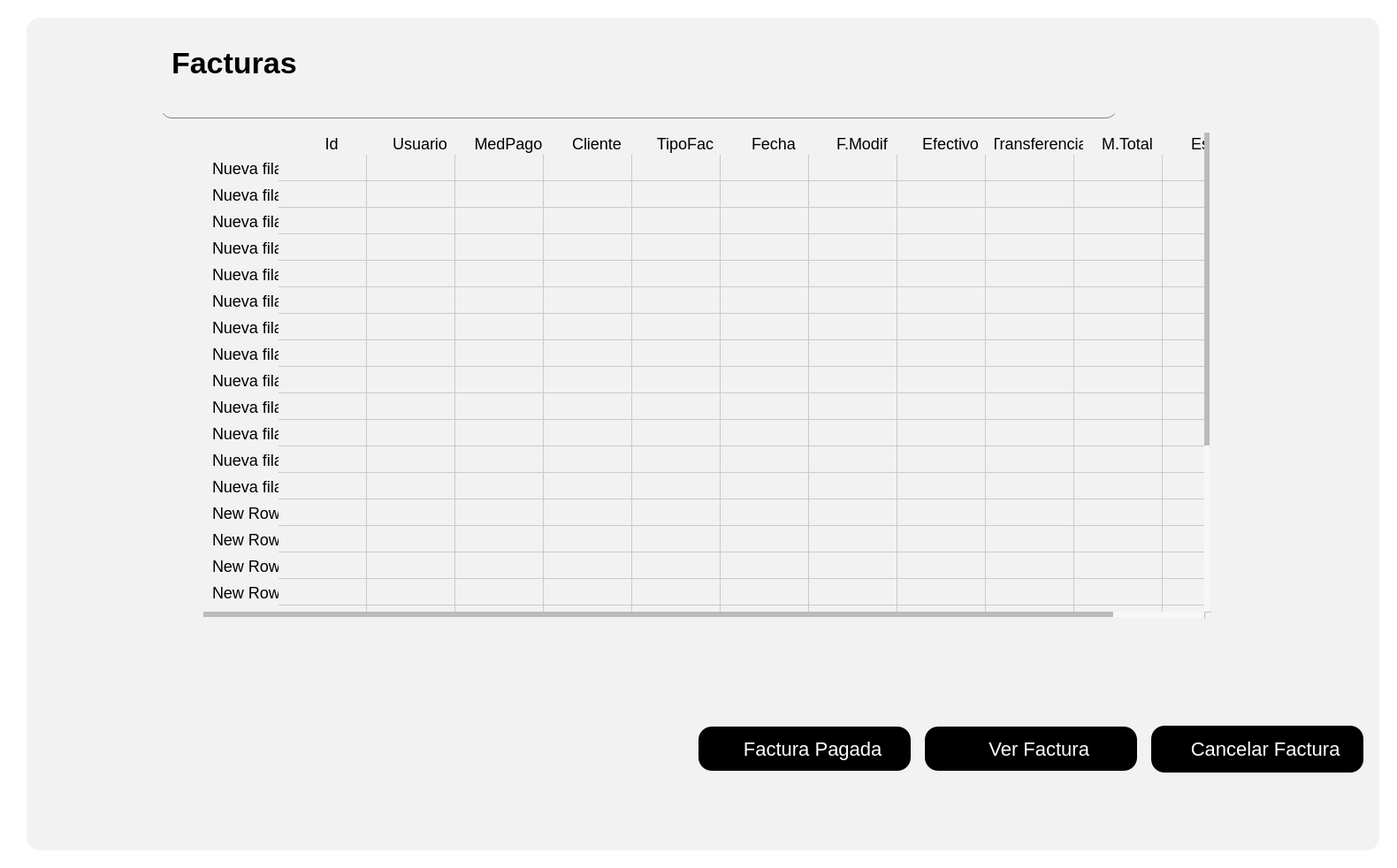
<?xml version="1.0" encoding="UTF-8"?>
<ui version="4.0">
 <class>Form</class>
 <widget class="QWidget" name="Form">
  <property name="geometry">
   <rect>
    <x>0</x>
    <y>0</y>
    <width>1580</width>
    <height>982</height>
   </rect>
  </property>
  <property name="sizePolicy">
   <sizepolicy hsizetype="Preferred" vsizetype="Fixed">
    <horstretch>0</horstretch>
    <verstretch>0</verstretch>
   </sizepolicy>
  </property>
  <property name="windowTitle">
   <string>Form</string>
  </property>
  <property name="styleSheet">
   <string notr="true">background-color: rgb(255, 255, 255);
</string>
  </property>
  <layout class="QGridLayout" name="gridLayout_2">
   <item row="0" column="0">
    <widget class="QWidget" name="Contenedor" native="true">
     <property name="styleSheet">
      <string notr="true">
QPushButton {
    background-color: black; /* Fondo blanco */
    border: none; /* Sin borde ni decoración inicial */
    color:  white; /* Color del texto */
    border-radius: 15px; /* Bordes circulares */
    padding: 5px 10px; /* Espaciado interno para mejor apariencia */
	height: 40px; /* Altura del botón */
    text-align: center; /* Alinea el texto del botón a la izquierda */
    font-size: 18px; /* Tamaño de fuente */
	margin-top:20px;
}

QPushButton:hover {
    background-color: rgb(106, 106, 106); /* Gris claro al pasar el mouse */
    cursor: pointer; /* Cursor de mano al pasar sobre el botón */
}

QToolButton {
    background-color: white; /* Fondo blanco */
    border: none; /* Sin borde ni decoración inicial */
    color:  rgb(50, 50, 50); /* Color del texto */
    border-radius: 15px; /* Bordes circulares */
    padding: 5px 10px; /* Espaciado interno para mejor apariencia */
	height: 40px; /* Altura del botón */
    text-align: left; /* Alinea el texto del botón a la izquierda */
    font-size: 18px; /* Tamaño de fuente */
    cursor: pointer;
}

QToolButton:hover {
    background-color: #f2f2f2; /* Gris claro al pasar el mouse */
    cursor: pointer;
}
QLineEdit {
    background-color: rgb(255, 255, 255); /* Fondo blanco */
    border: none; /* Sin bordes visibles */
    padding: 4px; /* Espaciado interno entre el texto y los bordes */
    margin-right: 5px; /* Espaciado externo solo a la derecha */
    border-radius: 10px; /* Bordes redondeados */
    color: black; /* Texto negro */
    text-align: left; /* Texto alineado a la izquierda */
    font-size: 18px; /* Tamaño del texto */
}

/* Cuando el QLineEdit está enfocado (se está escribiendo) */
QLineEdit:focus {
    background-color: rgb(230, 230, 250); /* Color de fondo cuando el campo está activo */
    border: 1px solid rgb(0, 0, 0); /* Borde negro al estar activo */
}

QLabel {
    font-size: 20px; /* Tamaño de fuente */
    color:  black; /* Color del texto */
    margin-right: 10px; /* Espaciado a la derecha */
    padding: 5px; /* Espaciado interno */
    text-align: left; /* Alineación del texto a la izquierda */
}
QTableWidget {
    border: none;
    background-color: #ffffff; /* Fondo blanco para la tabla */
    box-shadow: 0 4px 8px rgba(0, 0, 0, 0.1); /* Sombra suave alrededor de la tabla */
}

QTableWidget::item {
    background-color: #f2f2f2; 
    border: none; 
    transition: background-color 0.3s ease; /* Suavizado de transición de color de fondo */
    pointer-events: none; /* Desactiva la interacción con las celdas (como editar) */
}

QTableWidget::item:selected {
    background-color: #aad4ff; /* Color azul claro para celdas seleccionadas */
    color: black; /* Texto negro para celdas seleccionadas */
}

QTableWidget::item:hover {
    background-color: #e6e6e6; /* Color de fondo al pasar el cursor sobre las celdas */
}

QHeaderView::section {
    border: none; 
    background-color: #f2f2f2; 
    font-weight: normal; /* No negritas */
    text-align: center; /* Centrado del texto en los encabezados */
    box-shadow: 0 2px 4px rgba(0, 0, 0, 0.1); /* Sombra suave para los encabezados */
}

QHeaderView::section:focus {
    background-color: #f2f2f2; /* Sin color de fondo cuando está en foco */
    border: none; /* Sin borde cuando está en foco */
}

QTableWidget::item:focus {
    border: none; /* Sin borde cuando las celdas tienen el foco */
    background-color: #f2f2f2; /* Mantener el fondo sin color azul */
}

QTableCornerButton::section {
    background-color: #f2f2f2; 
    border: none; 
}

QTableWidget::verticalHeader {
    background-color: #f2f2f2;
    border: none;
    font-weight: normal; /* No negritas */
}

QTableWidget::item:hover {
    background-color: #e6e6e6; /* Color de fondo al pasar el cursor sobre las celdas */
}

/* Personalización de la barra de desplazamiento */
QScrollBar:vertical {
    border: none;
    background: #f7f7f7; /* Fondo de la barra */
    width: 8px; /* Barra más delgada */
    border-radius: 4px; /* Bordes más redondeados */
}

QScrollBar::handle:vertical {
    background: #bbb; /* Fondo del control deslizante */
    min-height: 20px; /* Control deslizante más delgado */
    border-radius: 4px; /* Bordes redondeados */
    transition: background-color 0.3s ease; /* Transición suave para el cambio de color */
}

QScrollBar::handle:vertical:hover {
    background: #888; /* Color más oscuro cuando el control deslizante está siendo desplazado */
}

QScrollBar::add-line:vertical, QScrollBar::sub-line:vertical {
    border: none;
    background: #f2f2f2; /* Fondo para los botones de la barra */
    height: 0px; /* Sin altura para los botones */
}

QScrollBar:horizontal {
    border: none;
    background: #f7f7f7; /* Fondo de la barra */
    height: 8px; /* Barra más delgada */
    border-radius: 4px; /* Bordes más redondeados */
}

QScrollBar::handle:horizontal {
    background: #bbb; /* Fondo del control deslizante */
    min-width: 20px; /* Control deslizante más delgado */
    border-radius: 4px; /* Bordes redondeados */
    transition: background-color 0.3s ease; /* Transición suave para el cambio de color */
}

QScrollBar::handle:horizontal:hover {
    background: #888; /* Color más oscuro cuando el control deslizante está siendo desplazado */
}

QScrollBar::add-line:horizontal, QScrollBar::sub-line:horizontal {
    border: none;
    background: #f2f2f2; /* Fondo para los botones de la barra */
    width: 0px; /* Sin ancho para los botones */
}


</string>
     </property>
     <layout class="QHBoxLayout" name="horizontalLayout_2">
      <item>
       <widget class="QStackedWidget" name="Contenido">
        <property name="styleSheet">
         <string notr="true">margin-left:10px;
border-radius:15px;
background-color: #f2f2f2; 
</string>
        </property>
        <widget class="QWidget" name="ContenidoPage1">
         <layout class="QVBoxLayout" name="verticalLayout_2">
          <item>
           <widget class="QWidget" name="widget" native="true">
            <property name="styleSheet">
             <string notr="true"/>
            </property>
            <layout class="QVBoxLayout" name="verticalLayout_3">
             <item>
              <widget class="QFrame" name="frame_2">
               <property name="sizePolicy">
                <sizepolicy hsizetype="Preferred" vsizetype="Preferred">
                 <horstretch>0</horstretch>
                 <verstretch>0</verstretch>
                </sizepolicy>
               </property>
               <property name="minimumSize">
                <size>
                 <width>1200</width>
                 <height>50</height>
                </size>
               </property>
               <property name="styleSheet">
                <string notr="true"/>
               </property>
               <layout class="QGridLayout" name="gridLayout_3">
                <item row="0" column="0">
                 <widget class="QLabel" name="LabelProductos">
                  <property name="styleSheet">
                   <string notr="true">#LabelProductos {
    font-weight: bold; /* Negrita */
    font-size: 34px; /* Tamaño de fuente */
}
</string>
                  </property>
                  <property name="text">
                   <string>Facturas</string>
                  </property>
                 </widget>
                </item>
                <item row="1" column="0">
                 <widget class="QLineEdit" name="InputBuscador">
                  <property name="sizePolicy">
                   <sizepolicy hsizetype="Fixed" vsizetype="Fixed">
                    <horstretch>0</horstretch>
                    <verstretch>0</verstretch>
                   </sizepolicy>
                  </property>
                  <property name="minimumSize">
                   <size>
                    <width>1100</width>
                    <height>0</height>
                   </size>
                  </property>
                  <property name="styleSheet">
                   <string notr="true">QLineEdit {
    border: none;
    border-bottom: 0.5px solid gray;
}

QLineEdit:focus {
    border: none;
    border-bottom: 1.5px solid black; /* Cambia el color y grosor según desees */
}
</string>
                  </property>
                  <property name="text">
                   <string/>
                  </property>
                 </widget>
                </item>
                <item row="1" column="1">
                 <widget class="QLabel" name="label_11">
                  <property name="sizePolicy">
                   <sizepolicy hsizetype="Fixed" vsizetype="Fixed">
                    <horstretch>0</horstretch>
                    <verstretch>0</verstretch>
                   </sizepolicy>
                  </property>
                  <property name="maximumSize">
                   <size>
                    <width>50</width>
                    <height>35</height>
                   </size>
                  </property>
                  <property name="text">
                   <string/>
                  </property>
                  <property name="pixmap">
                   <pixmap>../../assets/iconos/buscar.png</pixmap>
                  </property>
                  <property name="scaledContents">
                   <bool>true</bool>
                  </property>
                 </widget>
                </item>
               </layout>
              </widget>
             </item>
             <item alignment="Qt::AlignHCenter|Qt::AlignVCenter">
              <widget class="QTableWidget" name="TablaFacturas">
               <property name="sizePolicy">
                <sizepolicy hsizetype="Fixed" vsizetype="Fixed">
                 <horstretch>0</horstretch>
                 <verstretch>0</verstretch>
                </sizepolicy>
               </property>
               <property name="minimumSize">
                <size>
                 <width>1150</width>
                 <height>550</height>
                </size>
               </property>
               <property name="font">
                <font>
                 <family>MS Shell Dlg 2</family>
                 <pointsize>11</pointsize>
                 <weight>75</weight>
                 <bold>true</bold>
                </font>
               </property>
               <property name="styleSheet">
                <string notr="true">
QTableWidget {
    border: none;
    box-shadow: 0 4px 8px rgba(0, 0, 0, 0.1); /* Sombra suave alrededor de la tabla */
}

QTableWidget::item {
    background-color: #f2f2f2; 
    border: none; 
    font-size: 18px; /* Tamaño de letra */
    transition: background-color 0.3s ease; /* Suavizado de transición de color de fondo */
    pointer-events: none; /* Desactiva la interacción con las celdas (como editar) */
}

QTableWidget::item:selected {
    background-color: #aad4ff; /* Color azul claro para celdas seleccionadas */
    color: black; /* Texto negro para celdas seleccionadas */
}

QTableWidget::item:hover {
    background-color: #e6e6e6; /* Color de fondo al pasar el cursor sobre las celdas */
}

QHeaderView::section {
    border: none; 
    background-color: #f2f2f2; 
    font-size: 18px; /* Tamaño de letra */
    font-weight: normal; /* No negritas */
    text-align: center; /* Centrado del texto en los encabezados */
    box-shadow: 0 2px 4px rgba(0, 0, 0, 0.1); /* Sombra suave para los encabezados */
}

QHeaderView::section:focus {
    background-color: #f2f2f2; /* Sin color de fondo cuando está en foco */
    border: none; /* Sin borde cuando está en foco */
}

QTableWidget::item:focus {
    border: none; /* Sin borde cuando las celdas tienen el foco */
    background-color: #f2f2f2; /* Mantener el fondo sin color azul */
}

QTableCornerButton::section {
    background-color: #f2f2f2; 
    border: none; 
}

QTableWidget::verticalHeader {
    background-color: #f2f2f2;
    font-size: 23px;
    border: none;
    font-weight: normal; /* No negritas */
}

QTableWidget::item:hover {
    background-color: #e6e6e6; /* Color de fondo al pasar el cursor sobre las celdas */
}
/* Personalización de la barra de desplazamiento */
QScrollBar:vertical {
    border: none;
    background: #f7f7f7; /* Fondo de la barra */
    width: 8px; /* Barra más delgada */
    border-radius: 4px; /* Bordes más redondeados */
    margin: 0px 2px 0px 0px; /* Un pequeño margen para el desplazamiento */
}

QScrollBar::handle:vertical {
    background: #bbb; /* Fondo del control deslizante */
    min-height: 20px; /* Control deslizante más delgado */
    border-radius: 4px; /* Bordes redondeados */
    transition: background-color 0.3s ease; /* Transición suave para el cambio de color */
}

QScrollBar::handle:vertical:hover {
    background: #888; /* Color más oscuro cuando el control deslizante está siendo desplazado */
}

QScrollBar::add-line:vertical, QScrollBar::sub-line:vertical {
    border: none;
    background: #f2f2f2; /* Fondo para los botones de la barra */
    height: 0px; /* Sin altura para los botones */
}

QScrollBar:horizontal {
    border: none;
    background: #f7f7f7; /* Fondo de la barra */
    height: 8px; /* Barra más delgada */
    border-radius: 4px; /* Bordes más redondeados */
    margin: 0px 0px 2px 0px; /* Un pequeño margen para el desplazamiento */
}

QScrollBar::handle:horizontal {
    background: #bbb; /* Fondo del control deslizante */
    min-width: 20px; /* Control deslizante más delgado */
    border-radius: 4px; /* Bordes redondeados */
    transition: background-color 0.3s ease; /* Transición suave para el cambio de color */
}

QScrollBar::handle:horizontal:hover {
    background: #888; /* Color más oscuro cuando el control deslizante está siendo desplazado */
}
</string>
               </property>
               <row>
                <property name="text">
                 <string>Nueva fila</string>
                </property>
               </row>
               <row>
                <property name="text">
                 <string>Nueva fila</string>
                </property>
               </row>
               <row>
                <property name="text">
                 <string>Nueva fila</string>
                </property>
               </row>
               <row>
                <property name="text">
                 <string>Nueva fila</string>
                </property>
               </row>
               <row>
                <property name="text">
                 <string>Nueva fila</string>
                </property>
               </row>
               <row>
                <property name="text">
                 <string>Nueva fila</string>
                </property>
               </row>
               <row>
                <property name="text">
                 <string>Nueva fila</string>
                </property>
               </row>
               <row>
                <property name="text">
                 <string>Nueva fila</string>
                </property>
               </row>
               <row>
                <property name="text">
                 <string>Nueva fila</string>
                </property>
               </row>
               <row>
                <property name="text">
                 <string>Nueva fila</string>
                </property>
               </row>
               <row>
                <property name="text">
                 <string>Nueva fila</string>
                </property>
               </row>
               <row>
                <property name="text">
                 <string>Nueva fila</string>
                </property>
               </row>
               <row>
                <property name="text">
                 <string>Nueva fila</string>
                </property>
               </row>
               <row>
                <property name="text">
                 <string>New Row</string>
                </property>
               </row>
               <row>
                <property name="text">
                 <string>New Row</string>
                </property>
               </row>
               <row>
                <property name="text">
                 <string>New Row</string>
                </property>
               </row>
               <row>
                <property name="text">
                 <string>New Row</string>
                </property>
               </row>
               <row>
                <property name="text">
                 <string>New Row</string>
                </property>
               </row>
               <row>
                <property name="text">
                 <string>New Row</string>
                </property>
               </row>
               <row>
                <property name="text">
                 <string>New Row</string>
                </property>
               </row>
               <row>
                <property name="text">
                 <string>New Row</string>
                </property>
               </row>
               <row>
                <property name="text">
                 <string>New Row</string>
                </property>
               </row>
               <row>
                <property name="text">
                 <string>New Row</string>
                </property>
               </row>
               <row>
                <property name="text">
                 <string>New Row</string>
                </property>
               </row>
               <row>
                <property name="text">
                 <string>New Row</string>
                </property>
               </row>
               <row>
                <property name="text">
                 <string>New Row</string>
                </property>
               </row>
               <column>
                <property name="text">
                 <string>Id</string>
                </property>
                <property name="font">
                 <font>
                  <kerning>false</kerning>
                 </font>
                </property>
                <property name="textAlignment">
                 <set>AlignCenter</set>
                </property>
               </column>
               <column>
                <property name="text">
                 <string>Usuario</string>
                </property>
                <property name="textAlignment">
                 <set>AlignCenter</set>
                </property>
               </column>
               <column>
                <property name="text">
                 <string>MedPago</string>
                </property>
                <property name="textAlignment">
                 <set>AlignCenter</set>
                </property>
               </column>
               <column>
                <property name="text">
                 <string>Cliente</string>
                </property>
                <property name="textAlignment">
                 <set>AlignCenter</set>
                </property>
               </column>
               <column>
                <property name="text">
                 <string>TipoFac</string>
                </property>
                <property name="textAlignment">
                 <set>AlignCenter</set>
                </property>
               </column>
               <column>
                <property name="text">
                 <string>Fecha</string>
                </property>
                <property name="textAlignment">
                 <set>AlignCenter</set>
                </property>
               </column>
               <column>
                <property name="text">
                 <string>F.Modif</string>
                </property>
                <property name="textAlignment">
                 <set>AlignCenter</set>
                </property>
               </column>
               <column>
                <property name="text">
                 <string>Efectivo</string>
                </property>
                <property name="textAlignment">
                 <set>AlignCenter</set>
                </property>
               </column>
               <column>
                <property name="text">
                 <string>Transferencia</string>
                </property>
                <property name="textAlignment">
                 <set>AlignCenter</set>
                </property>
               </column>
               <column>
                <property name="text">
                 <string>M.Total</string>
                </property>
                <property name="textAlignment">
                 <set>AlignCenter</set>
                </property>
               </column>
               <column>
                <property name="text">
                 <string>Estado</string>
                </property>
                <property name="textAlignment">
                 <set>AlignCenter</set>
                </property>
               </column>
              </widget>
             </item>
             <item>
              <layout class="QGridLayout" name="gridLayout_5">
               <item row="1" column="0">
                <widget class="QPushButton" name="pushButton">
                 <property name="sizePolicy">
                  <sizepolicy hsizetype="Fixed" vsizetype="Fixed">
                   <horstretch>0</horstretch>
                   <verstretch>0</verstretch>
                  </sizepolicy>
                 </property>
                 <property name="text">
                  <string/>
                 </property>
                </widget>
               </item>
               <item row="1" column="1">
                <widget class="QLabel" name="label">
                 <property name="text">
                  <string/>
                 </property>
                </widget>
               </item>
               <item row="0" column="2">
                <widget class="QLabel" name="label_2">
                 <property name="text">
                  <string/>
                 </property>
                </widget>
               </item>
               <item row="2" column="4">
                <widget class="QToolButton" name="BtnVerCancelarVenta">
                 <property name="minimumSize">
                  <size>
                   <width>250</width>
                   <height>0</height>
                  </size>
                 </property>
                 <property name="cursor">
                  <cursorShape>PointingHandCursor</cursorShape>
                 </property>
                 <property name="styleSheet">
                  <string notr="true">QToolButton {
    background-color: black; /* Fondo blanco */
    border: none; /* Sin borde ni decoración inicial */
    color:  white;
    border-radius: 15px; /* Bordes circulares */
    padding: 5px 10px; /* Espaciado interno para mejor apariencia */
	height: 40px; /* Altura del botón */
    text-align: left; /* Alinea el texto del botón a la izquierda */
    font-size: 22px; /* Tamaño de fuente */
    cursor: pointer;
}

QToolButton:hover {

    background-color: rgb(106, 106, 106); /* Gris claro al pasar el mouse */
    cursor: pointer;
}</string>
                 </property>
                 <property name="text">
                  <string>   Cancelar Factura</string>
                 </property>
                 <property name="icon">
                  <iconset>
                   <normaloff>../../assets/iconos/cerrar.png</normaloff>../../assets/iconos/cerrar.png</iconset>
                 </property>
                 <property name="iconSize">
                  <size>
                   <width>30</width>
                   <height>30</height>
                  </size>
                 </property>
                 <property name="toolButtonStyle">
                  <enum>Qt::ToolButtonTextBesideIcon</enum>
                 </property>
                </widget>
               </item>
               <item row="2" column="3">
                <widget class="QToolButton" name="BtnGenerarTicket">
                 <property name="minimumSize">
                  <size>
                   <width>250</width>
                   <height>50</height>
                  </size>
                 </property>
                 <property name="maximumSize">
                  <size>
                   <width>250</width>
                   <height>50</height>
                  </size>
                 </property>
                 <property name="cursor">
                  <cursorShape>PointingHandCursor</cursorShape>
                 </property>
                 <property name="styleSheet">
                  <string notr="true">QToolButton {
    background-color: black; /* Fondo blanco */
    border: none; /* Sin borde ni decoración inicial */
    color:  white;
    border-radius: 15px; /* Bordes circulares */
    padding: 5px 10px; /* Espaciado interno para mejor apariencia */
	height: 40px; /* Altura del botón */
    text-align: left; /* Alinea el texto del botón a la izquierda */
    font-size: 22px; /* Tamaño de fuente */
    cursor: pointer;
}

QToolButton:hover {

    background-color: rgb(106, 106, 106); /* Gris claro al pasar el mouse */
    cursor: pointer;
}</string>
                 </property>
                 <property name="text">
                  <string>   Ver Factura</string>
                 </property>
                 <property name="icon">
                  <iconset>
                   <normaloff>../../assets/iconos/pdf.png</normaloff>../../assets/iconos/pdf.png</iconset>
                 </property>
                 <property name="iconSize">
                  <size>
                   <width>30</width>
                   <height>30</height>
                  </size>
                 </property>
                 <property name="toolButtonStyle">
                  <enum>Qt::ToolButtonTextBesideIcon</enum>
                 </property>
                </widget>
               </item>
               <item row="2" column="2">
                <widget class="QToolButton" name="BtnFacturaPagada">
                 <property name="minimumSize">
                  <size>
                   <width>200</width>
                   <height>40</height>
                  </size>
                 </property>
                 <property name="maximumSize">
                  <size>
                   <width>250</width>
                   <height>50</height>
                  </size>
                 </property>
                 <property name="cursor">
                  <cursorShape>PointingHandCursor</cursorShape>
                 </property>
                 <property name="styleSheet">
                  <string notr="true">QToolButton {
    background-color: black; /* Fondo blanco */
    border: none; /* Sin borde ni decoración inicial */
    color:  white;
    border-radius: 15px; /* Bordes circulares */
    padding: 5px 10px; /* Espaciado interno para mejor apariencia */
	height: 40px; /* Altura del botón */
    text-align: left; /* Alinea el texto del botón a la izquierda */
    font-size: 22px; /* Tamaño de fuente */
    cursor: pointer;
}

QToolButton:hover {

    background-color: rgb(106, 106, 106); /* Gris claro al pasar el mouse */
    cursor: pointer;
}</string>
                 </property>
                 <property name="text">
                  <string>   Factura Pagada</string>
                 </property>
                 <property name="icon">
                  <iconset>
                   <normaloff>../../assets/iconos/visto.png</normaloff>../../assets/iconos/visto.png</iconset>
                 </property>
                 <property name="iconSize">
                  <size>
                   <width>30</width>
                   <height>30</height>
                  </size>
                 </property>
                 <property name="toolButtonStyle">
                  <enum>Qt::ToolButtonTextBesideIcon</enum>
                 </property>
                </widget>
               </item>
              </layout>
             </item>
             <item alignment="Qt::AlignHCenter">
              <widget class="QWidget" name="widget_2" native="true">
               <property name="styleSheet">
                <string notr="true"/>
               </property>
               <layout class="QGridLayout" name="gridLayout"/>
              </widget>
             </item>
            </layout>
           </widget>
          </item>
         </layout>
        </widget>
       </widget>
      </item>
     </layout>
    </widget>
   </item>
  </layout>
 </widget>
 <resources/>
 <connections/>
</ui>
